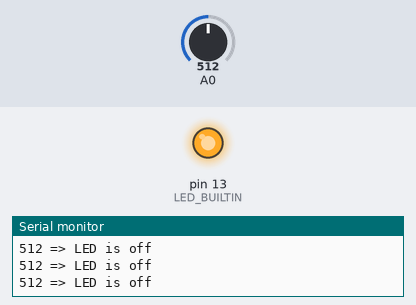
This sketch was run on a simulated Arduino Uno, built with avr-gcc and run on an emulated ATmega328P. Parts: output pins drawn as LEDs (lit = HIGH), the last lines printed to the serial monitor. The inputs (shaded band) are chosen by the test bench; at power-on: A0 = 512.

Above: at 1.2 s.
1.3 s: A0 set to 74
2.8 s: A0 set to 65
At 3.4 s:
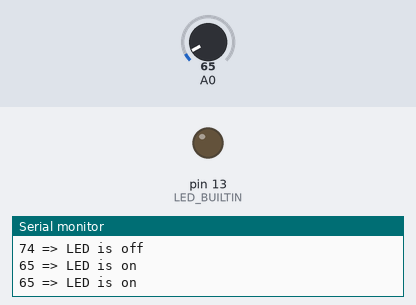
4.9 s: A0 set to 122
At 6.4 s:
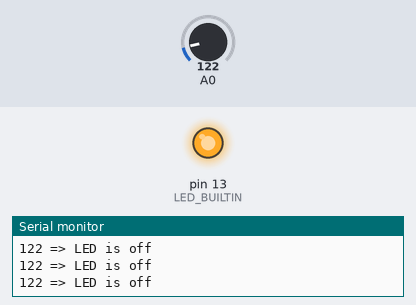
6.7 s: A0 set to 60
At 7.9 s:
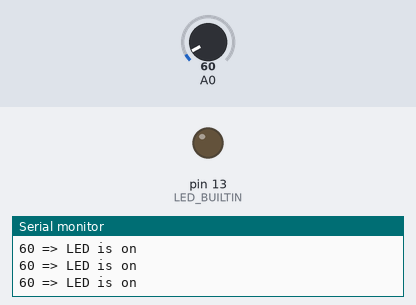
Timing chart, 0 to 9.5 s (numbered marks = the images above; inputs shaded):
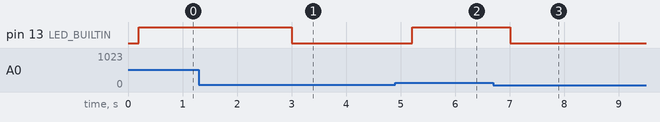

Measured:
- the behaviour switches between 70 and 69 on A0 (found by bisection; images 0 and 1)
- after the input at 2.8 s, pin 13 (LED_BUILTIN): HIGH → LOW after 0.21 s
- after the input at 4.9 s, pin 13 (LED_BUILTIN): LOW → HIGH after 0.31 s
- after the input at 6.7 s, pin 13 (LED_BUILTIN): HIGH → LOW after 0.31 s

The sketch:

LDR.ino
```cpp
void setup() {
  // put your setup code here, to run once:
  Serial.begin(115200);
  pinMode(A0,INPUT);
  pinMode(LED_BUILTIN,OUTPUT);
}

void loop() {
  // put your main code here, to run repeatedly:
  int a;
  a=analogRead(A0);
  delay(200);
  Serial.print(a);
  if(a<70)
  {
    digitalWrite(LED_BUILTIN,LOW);
    Serial.println(" => LED is on");
  }
  else
  {
    digitalWrite(LED_BUILTIN,HIGH);
    Serial.println(" => LED is off");
  }
}
```
